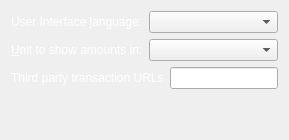
     <widget class="QWidget" name="tabDisplay">
      <attribute name="title">
       <string>&amp;Display</string>
      </attribute>
      <layout class="QVBoxLayout" name="verticalLayout_Display">
       <item>
        <layout class="QHBoxLayout" name="horizontalLayout_1_Display">
         <item>
          <widget class="QLabel" name="langLabel">
           <property name="palette">
            <palette>
             <active>
              <colorrole role="WindowText">
               <brush brushstyle="SolidPattern">
                <color alpha="255">
                 <red>255</red>
                 <green>255</green>
                 <blue>255</blue>
                </color>
               </brush>
              </colorrole>
             </active>
             <inactive>
              <colorrole role="WindowText">
               <brush brushstyle="SolidPattern">
                <color alpha="255">
                 <red>255</red>
                 <green>255</green>
                 <blue>255</blue>
                </color>
               </brush>
              </colorrole>
             </inactive>
             <disabled>
              <colorrole role="WindowText">
               <brush brushstyle="SolidPattern">
                <color alpha="255">
                 <red>120</red>
                 <green>120</green>
                 <blue>120</blue>
                </color>
               </brush>
              </colorrole>
             </disabled>
            </palette>
           </property>
           <property name="text">
            <string>User Interface &amp;language:</string>
           </property>
           <property name="textFormat">
            <enum>Qt::PlainText</enum>
           </property>
           <property name="buddy">
            <cstring>lang</cstring>
           </property>
          </widget>
         </item>
         <item>
          <widget class="QValueComboBox" name="lang">
           <property name="toolTip">
            <string>The user interface language can be set here. This setting will take effect after restarting %1.</string>
           </property>
          </widget>
         </item>
        </layout>
       </item>
       <item>
        <layout class="QHBoxLayout" name="horizontalLayout_2_Display">
         <item>
          <widget class="QLabel" name="unitLabel">
           <property name="palette">
            <palette>
             <active>
              <colorrole role="WindowText">
               <brush brushstyle="SolidPattern">
                <color alpha="255">
                 <red>255</red>
                 <green>255</green>
                 <blue>255</blue>
                </color>
               </brush>
              </colorrole>
             </active>
             <inactive>
              <colorrole role="WindowText">
               <brush brushstyle="SolidPattern">
                <color alpha="255">
                 <red>255</red>
                 <green>255</green>
                 <blue>255</blue>
                </color>
               </brush>
              </colorrole>
             </inactive>
             <disabled>
              <colorrole role="WindowText">
               <brush brushstyle="SolidPattern">
                <color alpha="255">
                 <red>120</red>
                 <green>120</green>
                 <blue>120</blue>
                </color>
               </brush>
              </colorrole>
             </disabled>
            </palette>
           </property>
           <property name="text">
            <string>&amp;Unit to show amounts in:</string>
           </property>
           <property name="textFormat">
            <enum>Qt::PlainText</enum>
           </property>
           <property name="buddy">
            <cstring>unit</cstring>
           </property>
          </widget>
         </item>
         <item>
          <widget class="QValueComboBox" name="unit">
           <property name="toolTip">
            <string>Choose the default subdivision unit to show in the interface and when sending coins.</string>
           </property>
          </widget>
         </item>
        </layout>
       </item>
       <item>
        <layout class="QHBoxLayout" name="horizontalLayout_3_Display">
         <item>
          <widget class="QLabel" name="thirdPartyTxUrlsLabel">
           <property name="palette">
            <palette>
             <active>
              <colorrole role="WindowText">
               <brush brushstyle="SolidPattern">
                <color alpha="255">
                 <red>255</red>
                 <green>255</green>
                 <blue>255</blue>
                </color>
               </brush>
              </colorrole>
             </active>
             <inactive>
              <colorrole role="WindowText">
               <brush brushstyle="SolidPattern">
                <color alpha="255">
                 <red>255</red>
                 <green>255</green>
                 <blue>255</blue>
                </color>
               </brush>
              </colorrole>
             </inactive>
             <disabled>
              <colorrole role="WindowText">
               <brush brushstyle="SolidPattern">
                <color alpha="255">
                 <red>120</red>
                 <green>120</green>
                 <blue>120</blue>
                </color>
               </brush>
              </colorrole>
             </disabled>
            </palette>
           </property>
           <property name="toolTip">
            <string>Third party URLs (e.g. a block explorer) that appear in the transactions tab as context menu items. %s in the URL is replaced by transaction hash. Multiple URLs are separated by vertical bar |.</string>
           </property>
           <property name="text">
            <string>Third party transaction URLs</string>
           </property>
           <property name="buddy">
            <cstring>thirdPartyTxUrls</cstring>
           </property>
          </widget>
         </item>
         <item>
          <widget class="QLineEdit" name="thirdPartyTxUrls">
           <property name="toolTip">
            <string>Third party URLs (e.g. a block explorer) that appear in the transactions tab as context menu items. %s in the URL is replaced by transaction hash. Multiple URLs are separated by vertical bar |.</string>
           </property>
          </widget>
         </item>
        </layout>
       </item>
       <item>
        <spacer name="verticalSpacer_Display">
         <property name="orientation">
          <enum>Qt::Vertical</enum>
         </property>
         <property name="sizeHint" stdset="0">
          <size>
           <width>20</width>
           <height>40</height>
          </size>
         </property>
        </spacer>
       </item>
      </layout>
     </widget>
